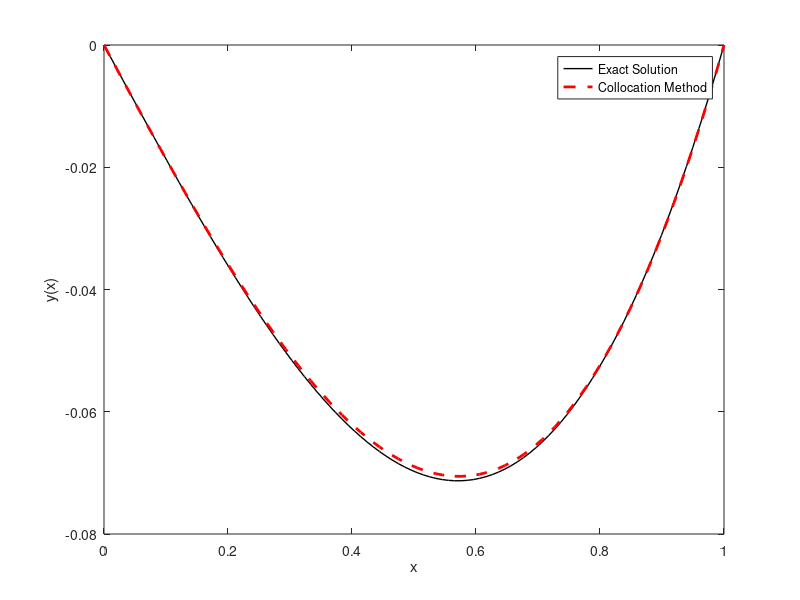

This figure's MATLAB source: (Note: this script raises an error after producing the figure.)
% Given Equation: y''(x) + y(x) = x; x in [0, 1] with y(0) = 0 and y(1) = 0;
% We will use the interior collocation method to solve this boundary value problem.
% Chosen basis psi1(x) = x*(1-x) and psi2(x) = x^2*(1-x)
% exact solution: y(x) = x - sin(x)/sin(1);
% guessed solution y_tilda(x) = a1*psi1(x) + a2*psi2(x);

x = linspace(0, 1, 100);
y_exact = @(x) x - sin(x) ./ sin(1);
x_colloc = [0.25, 0.75]; % collocation points
n = length(x_colloc);

b = x_colloc(:);

psi = {
    @(x) x .* (1 - x);
    @(x) x .^ 2 .* (1 - x);
};
psi_dd = {
    @(x) -2;
    @(x) 2 - 6 .* x;
};

A = zeros(n, n);

for ii = 1 : n % sample points
    for jj = 1 : n % evaluate all the functions for each sample points 
        A(ii, jj) = psi_dd{jj}(x_colloc(ii)) + psi{jj}(x_colloc(ii));
    end 
end

c = A \ b;

fprintf("c1 = %.4f\n", c(1));
fprintf("c2 = %.4f\n", c(2));

figure("Name", "Collocation Method");
plot(x, y_exact(x), 'k', 'LineWidth', 1, 'DisplayName', 'Exact Solution');
hold on;
plot(x, c(1) .* psi{1}(x) + c(2) .* psi{2}(x), 'r--', 'LineWidth', 2, 'DisplayName', 'Collocation Method');

legend('Location', 'best');
xlabel('x');
ylabel('y(x)');
max_error = max(abs(y_exact(x) - c(1) .* psi{1}(x) - c(2) .* psi{2}(x)));
norm_error = norm(y_exact(x) - c(1) .* psi{1}(x) - c(2) .* psi{2}(x));

gtext(['Maximum error : ', num2str(max_error)]);
gtext(['L2 error : ', num2str(norm_error)]);
title('Interior Collocation Method');
